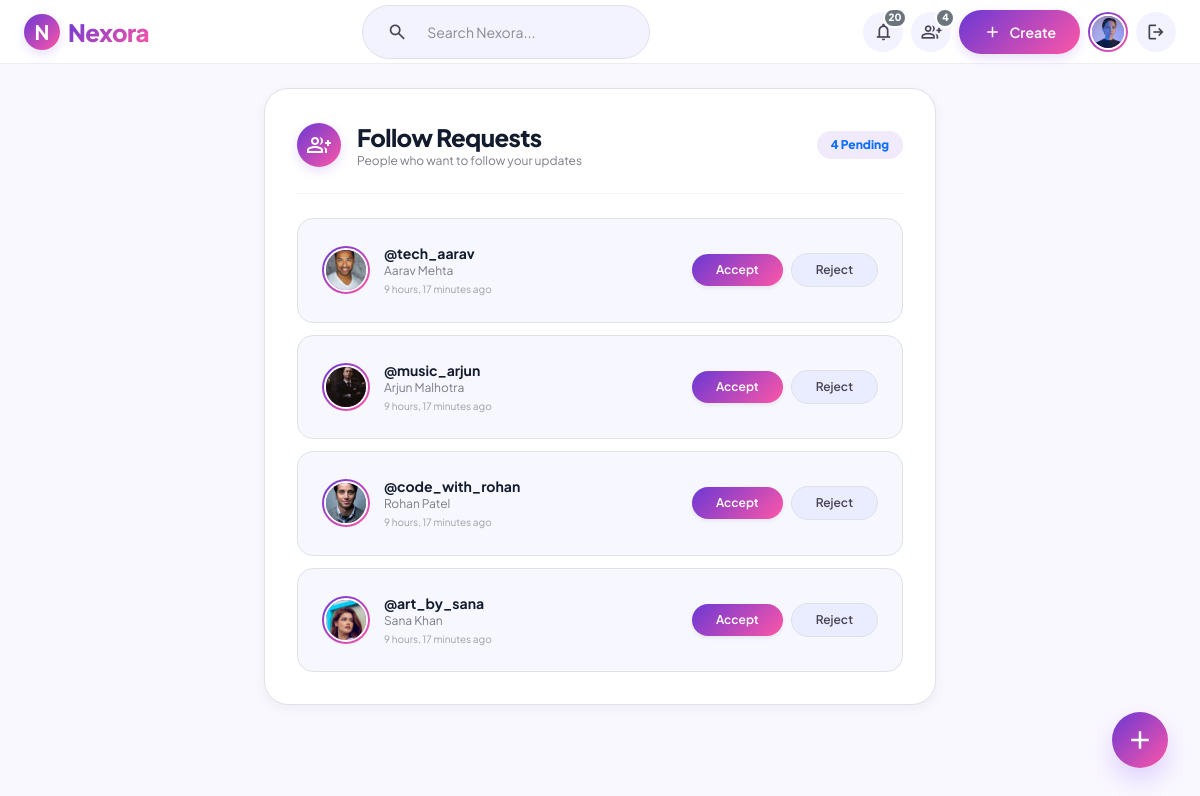
Page /requests/ (signed in) on the committed database.
### users/models.py (models this page shows, shortened)
class Profile(models.Model):
    user = models.OneToOneField(
        User,
        on_delete=models.CASCADE,
        related_name="profile"
    )
    profile_picture = models.ImageField(
        upload_to="profile_pictures/",
        default="profile_pictures/default_profile.png"
    )
    cover_picture = models.ImageField(
        upload_to="cover_pictures/",
        default="cover_pictures/default_cover.jpg"
    )
    bio = models.TextField(blank=True)
    location = models.CharField(
        max_length=100,
        blank=True
    )
    college = models.CharField(
        max_length=100,
        blank=True
    )
    profession = models.CharField(
        max_length=100,
        blank=True
    )
    website = models.URLField(blank=True)

### interactions/models.py (models this page shows, shortened)
class FollowRequest(models.Model):
    STATUS_CHOICES = (
        ("pending", "Pending"),
        ("accepted", "Accepted"),
        ("rejected", "Rejected"),
    )
    sender = models.ForeignKey(
        User,
        on_delete=models.CASCADE,
        related_name="sent_follow_requests"
    )
    receiver = models.ForeignKey(
        User,
        on_delete=models.CASCADE,
        related_name="received_follow_requests"
    )
    status = models.CharField(
        max_length=10,
        choices=STATUS_CHOICES,
        default="pending"
    )
    created_at = models.DateTimeField(
        auto_now_add=True
    )
    class Meta:
        constraints = [
            models.UniqueConstraint(
                fields=["sender", "receiver"],
                name="unique_follow_request"
            )
        ]

### interactions/views.py (the view)
@login_required
def follow_requests(request):
    requests_list = InteractionService.get_pending_requests(request.user)
    return render(request, "requests.html", {
        "follow_requests": requests_list
    })

### interactions/context_processors.py (called while the page is built)
def pending_requests(request):
    if request.user.is_authenticated:
        req_count = FollowRequest.objects.filter(
            receiver=request.user,
            status="pending"
        ).count()
        unread_notif_count = Notification.objects.filter(
            recipient=request.user,
            is_read=False
        ).count()
        recent_notifications = Notification.objects.filter(
            recipient=request.user
        ).select_related("sender__profile", "post", "post__author")[:6]
        return {
            "pending_follow_requests_count": req_count,
            "unread_notifications_count": unread_notif_count,
            "navbar_notifications": recent_notifications,
        }
    return {
        "pending_follow_requests_count": 0,
        "unread_notifications_count": 0,
        "navbar_notifications": [],
    }

### interactions/services.py (called while the page is built)
    @staticmethod
    def get_pending_requests(user):
        return FollowRequest.objects.filter(
            receiver=user,
            status="pending"
        ).select_related("sender__profile").order_by("-created_at")

### templates/requests.html (shortened to what this page needs)
{% extends "base.html" %}
{% block content %}
<div class="max-w-2xl mx-auto space-y-6">
    <div class="bg-surface rounded-3xl p-6 md:p-8 border border-outline-variant/30 ambient-shadow-low">
        <div class="flex items-center justify-between mb-6 pb-4 border-b border-outline-variant/20">
            <div class="flex items-center gap-3">
                <div class="w-11 h-11 rounded-full vivid-gradient flex items-center justify-center text-white font-bold shadow-[0px_4px_12px_rgba(139,92,246,0.2)]">
                    <span class="material-symbols-outlined text-2xl">group_add</span>
                </div>
                <div>
                    <h1 class="font-extrabold text-2xl text-on-surface tracking-tight">Follow Requests</h1>
                    <p class="text-xs text-on-surface-variant/70">People who want to follow your updates</p>
                </div>
            </div>
            <span class="bg-primary/10 text-primary text-xs font-extrabold px-3.5 py-1.5 rounded-full" id="pending-count-badge">
                {{ follow_requests.count }} Pending
            </span>
        </div>
        <div class="space-y-3" id="requests-list-container">
            {% for req in follow_requests %}
            <div class="follow-request-card flex items-center justify-between p-4 bg-surface-container-low/60 hover:bg-surface-container-low rounded-2xl border border-outline-variant/20 transition-all duration-300" id="request-card-{{ req.id }}">
                <a href="{% url 'user_profile' req.sender.username %}" class="flex items-center gap-3.5 min-w-0 flex-1 me-3">
                    <div class="w-12 h-12 rounded-full p-[2px] vivid-gradient shrink-0">
                        {% if req.sender.profile.profile_picture %}
                            <img src="{{ req.sender.profile.profile_picture.url }}" alt="{{ req.sender.username }}" class="w-full h-full object-cover rounded-full border-2 border-white">
                        {% else %}
                            <img src="https://ui-avatars.com/api/?name={{ req.sender.username }}&background=6b38d4&color=fff" alt="{{ req.sender.username }}" class="w-full h-full object-cover rounded-full border-2 border-white">
                        {% endif %}
                    </div>
                    <div class="min-w-0">
                        <p class="font-bold text-sm text-on-surface hover:text-primary transition-colors truncate">@{{ req.sender.username }}</p>
                        <p class="text-xs text-on-surface-variant/70 truncate">
                            {% if req.sender.get_full_name %}
                                {{ req.sender.get_full_name }}
                            {% elif req.sender.profile.profession %}
                                {{ req.sender.profile.profession }}
                            {% else %}
                                Requested to follow you
                            {% endif %}
                        </p>
                        <p class="text-[10px] text-on-surface-variant/50 mt-0.5">{{ req.created_at|timesince }} ago</p>
                    </div>
                </a>
                <div class="flex items-center gap-2 shrink-0">
                    <button type="button"
                            class="accept-request-btn px-4 py-2 rounded-full vivid-gradient text-white text-xs font-semibold shadow-sm hover:opacity-95 transition-all active:scale-95"
                            data-request-id="{{ req.id }}">
                        Accept
                    </button>
                    <button type="button"
                            class="reject-request-btn px-4 py-2 rounded-full bg-surface-container hover:bg-surface-container-high text-on-surface-variant text-xs font-semibold border border-outline-variant/40 transition-all active:scale-95"
                            data-request-id="{{ req.id }}">
                        Reject
                    </button>
                </div>
            </div>
            {% endfor %}
        </div>
    </div>
</div>
{% endblock %}

### templates/base.html (shortened to what this page needs)
{% load static %}
<!DOCTYPE html>
<html lang="en">
<head>
    <link href="https://cdn.jsdelivr.net/npm/bootstrap@5.3.7/dist/css/bootstrap.min.css" rel="stylesheet">
    <link rel="stylesheet" href="https://cdnjs.cloudflare.com/ajax/libs/font-awesome/6.7.2/css/all.min.css">
    <script src="https://cdn.tailwindcss.com?plugins=forms,container-queries"></script>
    <link rel="stylesheet" href="{% static 'css/style.css' %}">
</head>
<body class="bg-background text-on-surface font-sans min-h-screen flex flex-col antialiased">
<header class="sticky top-0 z-40 bg-surface/90 backdrop-blur-md border-b border-outline-variant/30 px-4 md:px-8 h-16 flex items-center justify-between">
    <div class="flex items-center gap-3">
        <a href="{% url 'home' %}" class="flex items-center gap-2">
            <div class="w-9 h-9 rounded-full vivid-gradient flex items-center justify-center text-white font-bold text-xl shadow-[0px_4px_12px_rgba(139,92,246,0.2)]">
                N
            </div>
            <span class="font-extrabold text-2xl tracking-tight vivid-gradient-text">
                Nexora
            </span>
        </a>
    </div>
    {% if user.is_authenticated %}
    <form action="{% url 'search_users' %}" method="GET" class="hidden md:flex items-center gap-2 bg-surface-container-low border border-outline-variant/40 rounded-full px-4 py-2 w-72 focus-within:bg-white focus-within:border-primary transition-all relative">
        <span class="material-symbols-outlined text-on-surface-variant text-xl">search</span>
        <input type="text"
               name="q"
               placeholder="Search Nexora..."
               id="navSearch"
               class="bg-transparent border-none outline-none w-full text-sm text-on-surface placeholder-on-surface-variant/60"
               autocomplete="off">
    </form>
    <div class="flex items-center gap-2 md:gap-4">
        <div class="relative" id="notif-dropdown-wrapper">
            <button type="button"
                    id="notifDropdownToggle"
                    class="w-10 h-10 rounded-full bg-surface-container-low hover:bg-surface-container flex items-center justify-center text-on-surface-variant transition-colors relative"
                    title="Notifications">
                <span class="material-symbols-outlined text-xl">notifications</span>
                <span class="absolute -top-1 -right-1 min-w-[20px] h-[20px] px-1 rounded-full bg-secondary text-white text-[10px] font-extrabold flex items-center justify-center border-2 border-white {% if unread_notifications_count == 0 %}hidden{% endif %}"
                      id="nav-notif-count-badge">
                    {{ unread_notifications_count }}
                </span>
            </button>
        </div>
        <a href="{% url 'follow_requests' %}"
           class="relative w-10 h-10 rounded-full bg-surface-container-low hover:bg-surface-container flex items-center justify-center text-on-surface-variant transition-colors"
           title="Follow Requests">
            <span class="material-symbols-outlined text-xl">group_add</span>
            <span class="absolute -top-1 -right-1 min-w-[20px] h-[20px] px-1 rounded-full bg-secondary text-white text-[10px] font-extrabold flex items-center justify-center border-2 border-white {% if pending_follow_requests_count == 0 %}hidden{% endif %}"
                  id="nav-request-count-badge">
                {{ pending_follow_requests_count }}
            </span>
        </a>
        <a href="{% url 'create_post' %}"
           class="hidden sm:flex items-center gap-2 px-4 py-2 rounded-full vivid-gradient text-white text-sm font-semibold shadow-[0px_4px_12px_rgba(139,92,246,0.2)] hover:opacity-95 transition-transform active:scale-95">
            <span class="material-symbols-outlined text-lg">add</span>
            <span>Create</span>
        </a>
        <a href="{% url 'profile' %}" class="relative group">
            <div class="w-10 h-10 rounded-full p-[2px] vivid-gradient transition-transform group-hover:scale-105">
                {% if user.profile.profile_picture %}
                    <img src="{{ user.profile.profile_picture.url }}"
                         alt="{{ user.username }}"
                         class="w-full h-full object-cover rounded-full border-2 border-white">
                {% else %}
                    <img src="https://ui-avatars.com/api/?name={{ user.username }}&background=6b38d4&color=fff&bold=true"
                         alt="{{ user.username }}"
                         class="w-full h-full object-cover rounded-full border-2 border-white">
                {% endif %}
            </div>
        </a>
        <a href="{% url 'logout' %}"
           class="w-10 h-10 rounded-full bg-surface-container-low hover:bg-surface-container flex items-center justify-center text-on-surface-variant transition-colors"
           title="Logout">
            <span class="material-symbols-outlined text-xl">logout</span>
        </a>
    </div>
    {% endif %}
</header>
<main class="flex-grow max-w-6xl w-full mx-auto px-4 md:px-6 py-6 pb-24 md:pb-12">
    {% block content %}
    {% endblock %}
</main>
{% if user.is_authenticated %}
<a href="{% url 'create_post' %}"
   class="fixed bottom-20 right-6 md:bottom-8 md:right-8 w-14 h-14 vivid-gradient rounded-full flex items-center justify-center text-white shadow-[0px_12px_24px_rgba(139,92,246,0.25)] hover:shadow-[0px_16px_32px_rgba(139,92,246,0.35)] active:scale-90 transition-all z-40"
   title="Create New Post">
    <span class="material-symbols-outlined text-3xl">add</span>
</a>
{% endif %}
</body>
</html>

### static/css/style.css (style rules this page uses)
:root { --bg: #FAF8FF; --card: #FFFFFF; --primary: #6B38D4; --primary-dark: #5516BE; --accent: #FD56A7; --success: #16A34A; --danger: #BA1A1A; --text: #131B2E; --text-secondary: #494454; --border: #CBC3D7; --gradient-primary: linear-gradient(135deg, #6B38D4 0%, #FD56A7 100%); --gradient-soft: linear-gradient(135deg, rgba(107, 56, 212, 0.08), rgba(253, 86, 167, 0.08)); --radius-sm: 10px; --radius-md: 16px; --radius-lg: 24px; --radius-pill: 999px; --shadow-sm: 0 4px 12px rgba(15, 23, 42, 0.05); --shadow-md: 0 8px 24px rgba(107, 56, 212, 0.12); --shadow-lg: 0 12px 24px rgba(139, 92, 246, 0.15); --shadow-glow: 0 12px 24px rgba(139, 92, 246, 0.25); --ease: cubic-bezier(0.4, 0, 0.2, 1); --ease-spring: cubic-bezier(0.34, 1.56, 0.64, 1); --dur-fast: 0.15s; --dur-base: 0.25s; --dur-slow: 0.45s; --glass-bg: rgba(250, 248, 255, 0.85); --glass-border: rgba(255, 255, 255, 0.5); --glass-blur: blur(16px); --font-heading: 'Plus Jakarta Sans', sans-serif; --font-body: 'Plus Jakarta Sans', sans-serif; }
.vivid-gradient { background: linear-gradient(135deg, #6b38d4 0%, #fd56a7 100%) !important; }
.vivid-gradient-text { background: linear-gradient(135deg, #6b38d4 0%, #fd56a7 100%); -webkit-background-clip: text; -webkit-text-fill-color: transparent; }
.ambient-shadow-low { box-shadow: 0px 4px 12px rgba(15, 23, 42, 0.05); }
.material-symbols-outlined { font-variation-settings: 'FILL' 0, 'wght' 400, 'GRAD' 0, 'opsz' 24; }
* { box-sizing: border-box; margin: 0; padding: 0; }
html { scroll-behavior: smooth; }
body { background: var(--bg); color: var(--text); font-family: var(--font-body); -webkit-font-smoothing: antialiased; transition: background var(--dur-base) var(--ease), color var(--dur-base) var(--ease); overflow-x: hidden; }
a { text-decoration: none; color: inherit; }
img { max-width: 100%; display: block; }
button { font-family: inherit; cursor: pointer; }
input, textarea, select { font-family: inherit; }
h1, h2, h3, h4, h5, h6 { font-family: var(--font-heading); font-weight: 700; letter-spacing: -0.02em; color: var(--text); line-height: 1.2; }
h1 { font-size: clamp(2.2rem, 4vw, 3.4rem); font-weight: 800; }
p { color: var(--text-secondary); line-height: 1.65; }

### rows in the picture
FollowRequest: sender.profile.profile_picture (picture), sender.username "tech_aarav", sender.get_full_name "Aarav Mehta", created_at "9 hours, 17 minutes"
FollowRequest: sender.profile.profile_picture (picture), sender.username "music_arjun", sender.get_full_name "Arjun Malhotra", created_at "9 hours, 17 minutes"
FollowRequest: sender.profile.profile_picture (picture), sender.username "code_with_rohan", sender.get_full_name "Rohan Patel", created_at "9 hours, 17 minutes"
FollowRequest: sender.profile.profile_picture (picture), sender.username "art_by_sana", sender.get_full_name "Sana Khan", created_at "9 hours, 17 minutes"

### other values in the picture
{{ unread_notifications_count }} "20"
{{ pending_follow_requests_count }} "4"
{{ follow_requests.count }} "4"
